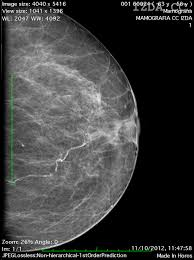
#> input picture images.jpg, 194 x 260 px; its folder holds only this picture in this run
$ python -i filters.py   (imports and definitions only)   (older library calls are emulated)
#> lines starting #> are read from the running program, lines starting #| are printed output that depends on the picture
#> in main, img is the input picture: shape (260, 194, 3); mean B, G, R 60.7, 61.2, 60.6
import cv2
import pywt
import matplotlib.pyplot as plt

counter = 1

def set_image_grey(image):
    return cv2.cvtColor(image, cv2.COLOR_BGR2GRAY)

def apply_haar_n_times(image, n=5):
#> called with n = 5
    _, (cH, cV, _) = pywt.dwt2(image, 'haar')
    for i in range(n-1):
        reconstructed_image = pywt.waverec2((None, (cH, cV, None)), 'haar')
        _, (cH, cV, _) = pywt.dwt2(reconstructed_image, 'haar')
#> this loop made 4 passes
#> pass 1, in apply_haar_n_times, `reconstructed_image = pywt.waverec2((None, (cH, cV, None)), 'haar')`:
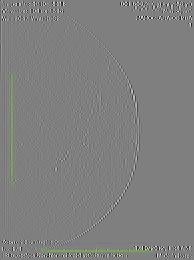
#> reconstructed_image: shape (260, 194, 4) float64; mean of channels 0, 1, 2, 3 -0.3, 0.3, 0, 0; drawn with min black and max white
    return pywt.waverec2((None, (cH, cV, None)), 'haar')

def apply_sobel(image):
    sobelx = cv2.Sobel(image, cv2.CV_64F, 1, 0, ksize=3)
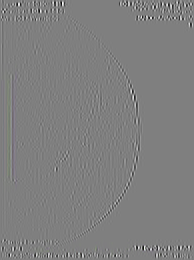
#> sobelx: shape (260, 194, 4) float64; mean B, G, R, A 0, 0, 0, 0; drawn with min black and max white
    sobely = cv2.Sobel(image, cv2.CV_64F, 0, 1, ksize=3)
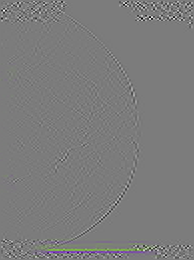
#> sobely: shape (260, 194, 4) float64; mean B, G, R, A 0, 0, 0, 0; drawn with min black and max white
    return cv2.magnitude(sobelx, sobely)
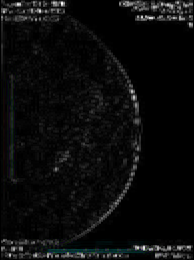
#> returned value: shape (260, 194, 4) float64; mean of channels 0, 1, 2, 3 29, 29, 28, 28; drawn with min black and max white

def apply_umbral(image):
    _, image = cv2.threshold(image.astype('uint8'), 0, 255, cv2.THRESH_BINARY)
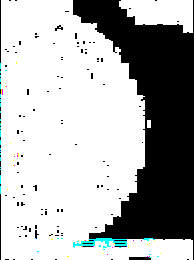
#> image: shape (260, 194, 4); mean of channels 0, 1, 2, 3 175.5, 175.5, 173.8, 173.8; drawn as B, G, R


def main(imgsrc):
    img = cv2.imread(imgsrc)

    haar_r = apply_haar_n_times(img)
    edges = apply_sobel(haar_r)
    apply_umbral(edges)

    # plot two images side by side
    fig, (ax1, ax2) = plt.subplots(1, 2)
    ax1.imshow(img)
    ax1.set_title(f'{imgsrc[:-4]}')
    ax2.imshow(edges)
    ax2.set_title('Edges Found')

    ax2.xaxis.set_ticklabels([])
    ax2.tick_params(axis='x', which='both', length=0)
    ax2.yaxis.set_ticklabels([])
    ax2.tick_params(axis='y', which='both', length=0)

    ax1.xaxis.set_ticklabels([])
    ax1.tick_params(axis='x', which='both', length=0)
    ax1.yaxis.set_ticklabels([])
    ax1.tick_params(axis='y', which='both', length=0)

    fig.tight_layout()
    global counter
    fig.savefig(f'Third_Meth_{imgsrc[:-4]}_{counter}.jpg')
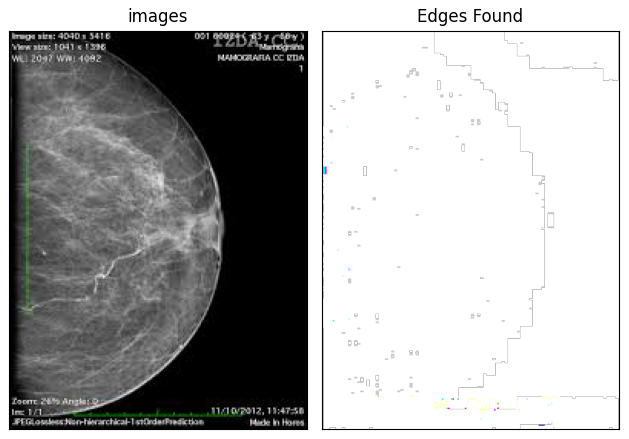
#> figure drawn by matplotlib, 2 panels; B, G, R data is drawn as R, G, B
    counter += 1
    plt.close(fig)

>>> result = main('images.jpg')
